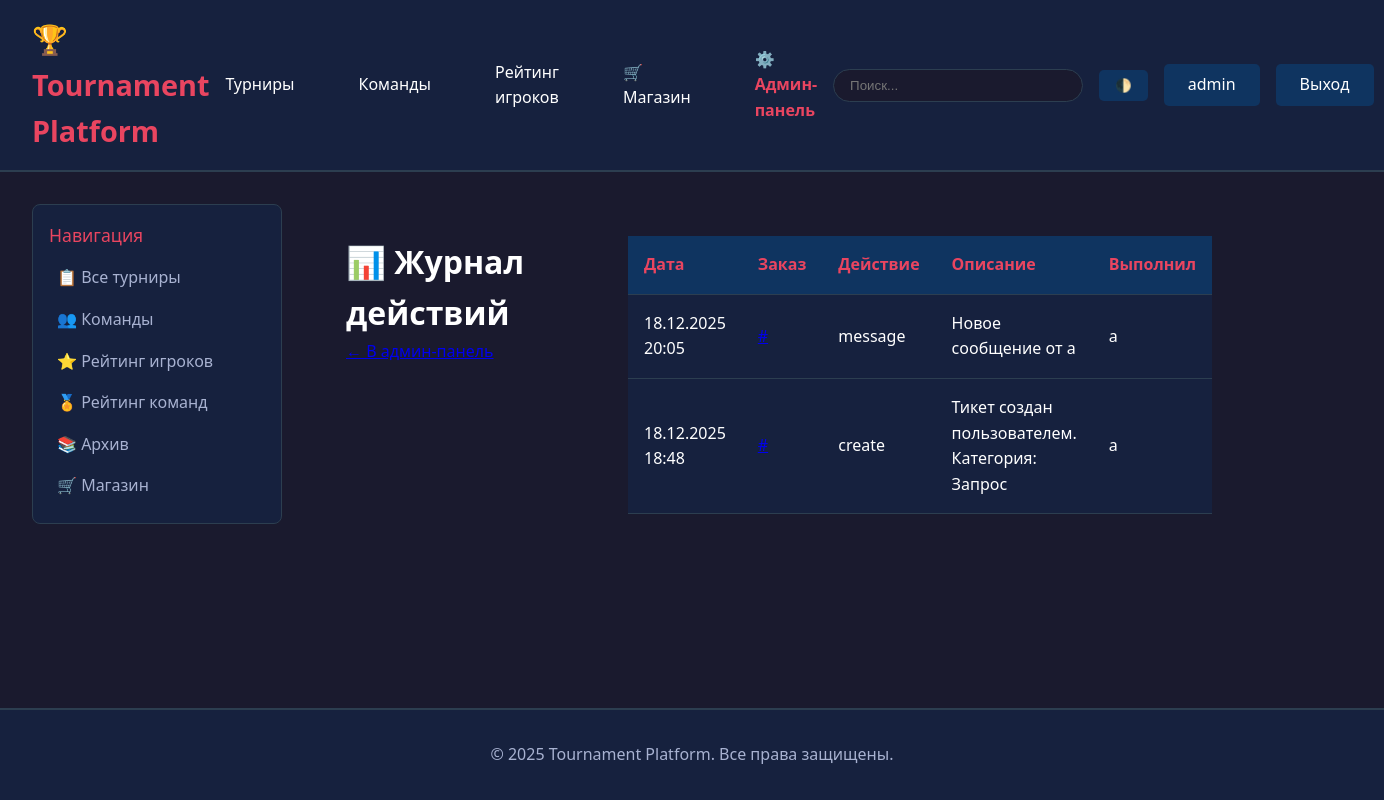
The page /shop/admin/logs/ (signed in) on the database its author committed.
### accounts/models.py (models this page shows, shortened)
class User(AbstractUser):
    ROLE_CHOICES = [
        ('player', 'Игрок'),
        ('captain', 'Капитан'),
        ('moderator', 'Модератор'),
        ('admin', 'Администратор'),
    ]
    role = models.CharField(max_length=20, choices=ROLE_CHOICES, default='player')
    discord_id = models.CharField(max_length=100, blank=True, null=True, unique=True)
    discord_username = models.CharField(max_length=100, blank=True, null=True)
    avatar = models.ImageField(upload_to='avatars/', blank=True, null=True)
    bio = models.TextField(blank=True)
    objects = CustomUserManager()
    class Meta:
        verbose_name = 'Пользователь'
        verbose_name_plural = 'Пользователи'

### shop/models.py (models this page shows, shortened)
class TicketLog(models.Model):
    ACTION_CHOICES = [
        ('create', 'Создание'),
        ('status_change', 'Изменение статуса'),
        ('assign', 'Назначение'),
        ('message', 'Сообщение'),
        ('delete', 'Удаление'),
        ('restore', 'Восстановление'),
        ('priority_change', 'Изменение приоритета'),
    ]
    ticket = models.ForeignKey(Ticket, on_delete=models.CASCADE,
                               related_name='logs', verbose_name='Тикет')
    action = models.CharField('Действие', max_length=30, choices=ACTION_CHOICES)
    description = models.TextField('Описание')
    old_value = models.CharField('Старое значение', max_length=100, blank=True)
    new_value = models.CharField('Новое значение', max_length=100, blank=True)
    performed_by = models.ForeignKey(settings.AUTH_USER_MODEL, on_delete=models.SET_NULL,
                                     null=True, blank=True, verbose_name='Выполнил')
    created_at = models.DateTimeField('Дата', auto_now_add=True)
    class Meta:
        verbose_name = 'Запись журнала тикетов'
        verbose_name_plural = 'Журнал тикетов'
        ordering = ['-created_at']
        indexes = [
            models.Index(fields=['ticket', 'created_at']),
            models.Index(fields=['action', 'created_at']),
        ]

### shop/views.py (the view)
# urls.py: path('admin/logs/', views.admin_logs, name='admin_logs'),
@login_required
@user_passes_test(is_admin_or_moderator)
def admin_logs(request):
    log_type = request.GET.get('type', 'ticket')
    if log_type == 'service':
        logs = ServiceLog.objects.select_related(
            'order', 'order__user', 'performed_by'
        ).order_by('-created_at')
    else:
        logs = TicketLog.objects.select_related(
            'ticket', 'ticket__user', 'performed_by'
        ).order_by('-created_at')
    action_filter = request.GET.get('action')
    if action_filter:
        logs = logs.filter(action=action_filter)
    paginator = Paginator(logs, 50)
    page = request.GET.get('page')
    logs = paginator.get_page(page)
    context = {
        'logs': logs,
        'log_type': log_type,
        'action_filter': action_filter,
    }
    return render(request, 'shop/admin/logs.html', context)

### shop/views.py (called while the page is built)
def is_admin_or_moderator(user):
    return user.is_authenticated and (user.is_staff or user.is_superuser)

### templates/shop/admin/logs.html (shortened to what this page needs)
{% extends 'base.html' %}
{% block content %}
<div class="container mx-auto px-4 py-8">
    <div class="flex items-center justify-between mb-6">
        <h1 class="text-3xl font-bold">📊 Журнал действий</h1>
        <a href="{% url 'shop:admin_dashboard' %}" class="text-blue-600 hover:underline">← В админ-панель</a>
    </div>
    <div class="bg-white rounded-lg shadow-md overflow-hidden">
        <table class="w-full">
            <thead class="bg-gray-50">
                <tr>
                    <th class="px-6 py-3 text-left text-xs font-medium text-gray-500 uppercase">Дата</th>
                    <th class="px-6 py-3 text-left text-xs font-medium text-gray-500 uppercase">Заказ</th>
                    <th class="px-6 py-3 text-left text-xs font-medium text-gray-500 uppercase">Действие</th>
                    <th class="px-6 py-3 text-left text-xs font-medium text-gray-500 uppercase">Описание</th>
                    <th class="px-6 py-3 text-left text-xs font-medium text-gray-500 uppercase">Выполнил</th>
                </tr>
            </thead>
            <tbody class="divide-y">
                {% for log in logs %}
                <tr class="hover:bg-gray-50">
                    <td class="px-6 py-4 text-sm whitespace-nowrap">{{ log.created_at|date:"d.m.Y H:i" }}</td>
                    <td class="px-6 py-4">
                        <a href="{% url 'shop:admin_order_process' log.order.id %}" class="text-blue-600 hover:underline">
                        </a>
                    </td>
                    <td class="px-6 py-4">
                        <span class="px-2 py-1 text-xs rounded bg-gray-100">{{ log.action }}</span>
                    </td>
                    <td class="px-6 py-4 text-sm">{{ log.description|truncatewords:15 }}</td>
                    <td class="px-6 py-4">
                        {% if log.performed_by %}{{ log.performed_by.username }}{% else %}-{% endif %}
                    </td>
                </tr>
                {% endfor %}
            </tbody>
        </table>
    </div>
</div>
{% endblock %}

### templates/base.html (shortened to what this page needs)
<!DOCTYPE html>
<html lang="ru">
<head>
</head>
<body>
    <header>
        <div class="header-container">
            <a href="{% url 'tournaments:index' %}" class="logo">🏆 Tournament Platform</a>
<nav>
    <a href="{% url 'tournaments:tournament_list' %}">Турниры</a>
    {% if user.is_authenticated %}
        {% if user.role in 'player,captain' %}
            <a href="{% url 'teams:team_list' %}">Команды</a>
        {% else %}
            <a href="{% url 'teams:team_list' %}">Команды</a>
        {% endif %}
    {% else %}
        <a href="{% url 'teams:team_list' %}">Команды</a>
    {% endif %}
    <a href="{% url 'ratings:player_ratings' %}">Рейтинг игроков</a>
    <a href="{% url 'shop:index' %}">🛒 Магазин</a>
    {% if user.is_authenticated %}
        {% if user.is_staff or user.is_superuser %}
            <a href="{% url 'admin_panel:dashboard' %}" style="color: var(--accent); font-weight: bold;">
                ⚙️ Админ-панель
            </a>
        {% endif %}
    {% endif %}
</nav>
            <div class="user-menu">
                <div class="search-box">
                    <form action="{% url 'tournaments:search' %}" method="get">
                        <input type="text" name="q" placeholder="Поиск..." />
                    </form>
                </div>
                <button class="theme-toggle" onclick="toggleTheme()">🌓</button>
                {% if user.is_authenticated %}
                    <a href="{% url 'accounts:profile' user.username %}" class="btn btn-secondary">
                        {{ user.username }}
                    </a>
                    <a href="{% url 'accounts:logout' %}" class="btn btn-secondary">Выход</a>
                {% else %}
                    <a href="{% url 'accounts:login' %}" class="btn btn-primary">Вход</a>
                {% endif %}
            </div>
        </div>
    </header>
    <div class="container">
        <aside class="sidebar">
            <div class="sidebar-item">
                <div class="sidebar-title">Навигация</div>
                <a href="{% url 'tournaments:tournament_list' %}" class="sidebar-link">📋 Все турниры</a>
                <a href="{% url 'teams:team_list' %}" class="sidebar-link">👥 Команды</a>
                <a href="{% url 'ratings:player_ratings' %}" class="sidebar-link">⭐ Рейтинг игроков</a>
                <a href="{% url 'ratings:team_ratings' %}" class="sidebar-link">🏅 Рейтинг команд</a>
                <a href="{% url 'tournaments:archive' %}" class="sidebar-link">📚 Архив</a>
                <a href="{% url 'shop:index' %}" class="sidebar-link">🛒 Магазин</a>
            </div>
        </aside>
        <main>
            {% block content %}{% endblock %}
        </main>
    </div>
    <footer>
        <p>&copy; 2025 Tournament Platform. Все права защищены.</p>
    </footer>
</body>
</html>

### templates/base.html (style rules this page uses)
* { margin: 0; padding: 0; box-sizing: border-box; }
:root { --primary-bg: #1a1a2e; --secondary-bg: #16213e; --card-bg: #0f3460; --accent: #e94560; --text-primary: #ffffff; --text-secondary: #a8b2d1; --border: #2c3e50; }
html { height: 100%; }
body { font-family: 'Segoe UI', Tahoma, Geneva, Verdana, sans-serif; background: var(--primary-bg); color: var(--text-primary); line-height: 1.6; display: flex; flex-direction: column; min-height: 100vh; }
header { background: var(--secondary-bg); padding: 1rem 0; border-bottom: 2px solid var(--border); position: sticky; top: 0; z-index: 1000; flex-shrink: 0; }
.header-container { max-width: 1600px; margin: 0 auto; padding: 0 2rem; display: flex; justify-content: space-between; align-items: center; }
.logo { font-size: 1.8rem; font-weight: bold; color: var(--accent); text-decoration: none; }
nav { display: flex; gap: 2rem; align-items: center; }
nav a { color: var(--text-primary); text-decoration: none; padding: 0.5rem 1rem; border-radius: 5px; transition: all 0.3s; }
.search-box { position: relative; }
.search-box input { padding: 0.5rem 1rem; border: 1px solid var(--border); border-radius: 20px; background: var(--primary-bg); color: var(--text-primary); width: 250px; }
.user-menu { display: flex; gap: 1rem; align-items: center; }
.btn { padding: 0.5rem 1.5rem; border: none; border-radius: 5px; cursor: pointer; text-decoration: none; display: inline-block; transition: all 0.3s; font-size: 1rem; }
.btn-secondary { background: var(--card-bg); color: var(--text-primary); }
.container { max-width: 1600px; margin: 0 auto; padding: 2rem; display: grid; grid-template-columns: 250px 1fr 300px; gap: 2rem; flex: 1 0 auto; }
table { width: 100%; border-collapse: collapse; background: var(--secondary-bg); }
th, td { padding: 1rem; text-align: left; border-bottom: 1px solid var(--border); }
th { background: var(--card-bg); color: var(--accent); font-weight: 600; }
.sidebar { position: sticky; top: 80px; height: fit-content; }
.sidebar-item { background: var(--secondary-bg); padding: 1rem; border-radius: 8px; margin-bottom: 1rem; border: 1px solid var(--border); }
.sidebar-title { font-size: 1.1rem; margin-bottom: 0.5rem; color: var(--accent); }
.sidebar-link { display: block; color: var(--text-secondary); text-decoration: none; padding: 0.5rem; border-radius: 5px; transition: all 0.3s; }
footer { background: var(--secondary-bg); padding: 2rem 0; margin-top: auto; border-top: 2px solid var(--border); text-align: center; color: var(--text-secondary); flex-shrink: 0; }
.theme-toggle { background: var(--card-bg); border: none; color: var(--text-primary); padding: 0.5rem 1rem; border-radius: 5px; cursor: pointer; }

### rows shown on the page
User: username "admin"
TicketLog: created_at "18.12.2025 20:05", action "message", description "Новое сообщение от a", performed_by.username "a"
TicketLog: created_at "18.12.2025 18:48", action "create", description "Тикет создан пользователем. Категория: Запрос", performed_by.username "a"
